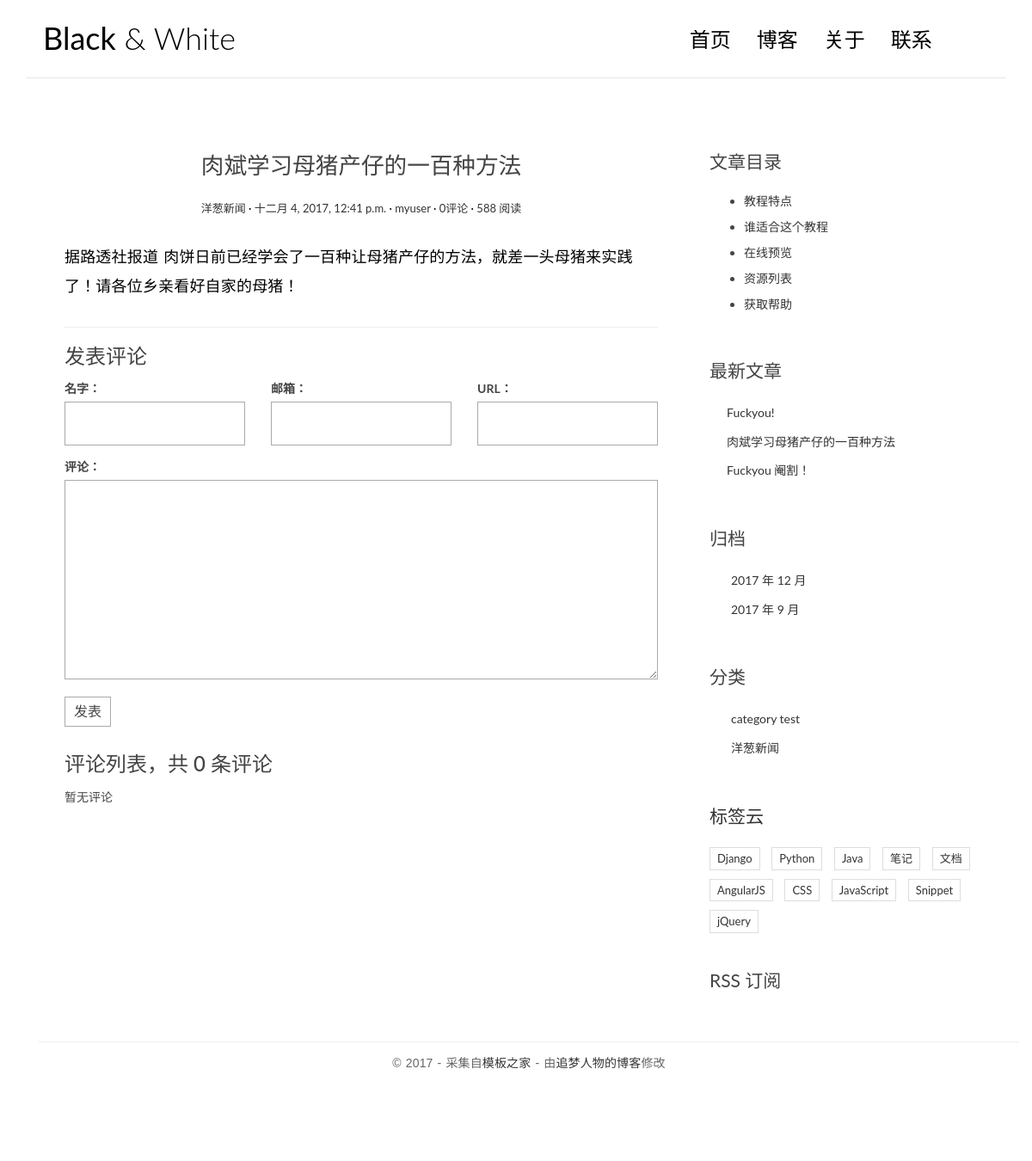
Screenshot of /post/3/ with the database file from the repository.
### blog/models.py (models this page shows, shortened)
class Post(models.Model):
    title = models.CharField(max_length=70)
    body = models.TextField()
    created_time = models.DateTimeField()
    modified_time = models.DateTimeField()
    excerpt = models.CharField(max_length=200, blank=True)
    category = models.ForeignKey(Category)
    tags = models.ManyToManyField(Tag, blank=True)
    author = models.ForeignKey(User)
    def get_absolute_url(self):
        return reverse('blog:detail', kwargs={'pk': self.pk})

class Category(models.Model):
    name = models.CharField(max_length=100)

### blog/views.py (the view)
# urls.py: url(r'^post/(?P<pk>[0-9]+)/$', views.detail, name='detail'),#文章跳转URL
def detail(request, pk):
    post = get_object_or_404(Post, pk=pk)
    post.body = markdown.markdown(post.body,
                                  extensions=[
                                      'markdown.extensions.extra',
                                      'markdown.extensions.codehilite',
                                      'markdown.extensions.toc',
                                  ])
    form = CommentForm()
    comment_list = post.comment_set.all()
    context = {'post': post,
               'form': form,
               'comment_list': comment_list
               }
    return render(request, 'blog/detail.html', context=context)

### comments/forms.py
class CommentForm(forms.ModelForm):
    class Meta:
        model = Comment
        fields = ['name', 'email', 'url', 'text']

### blog/templatetags/blog_tags.py (called while the page is built)
@register.simple_tag
def get_recent_posts(num=5):
    return Post.objects.all().order_by('-created_time')[:num]

@register.simple_tag
def archives():
    return Post.objects.dates('created_time', 'month', order='DESC')

@register.simple_tag
def get_categories():
    return Category.objects.all()

### templates/blog/detail.html (shortened to what this page needs)
{% extends 'base.html' %}
{% block main %}
<div class="content-body">
<div class="content-body">
    <div class="container">
        <div class="row">
            <main class="col-md-8">
            <article class="post post-{{ post.pk }}">
                 <header class="entry-header">
                     <h1 class="entry-title">{{ post.title }}</h1>
                     <div class="entry-meta">
                         <span class="post-category"><a href="#">{{ post.category.name }}</a></span>
                         <span class="post-date"><a href="#"><time class="entry-date"
                                                                    datetime="{{ post.created_time }}">{{ post.created_time }}</time></a></span>
                         <span class="post-author"><a href="#">{{ post.author }}</a></span>
                         <span class="comments-link"><a href="#">{{ post.comment_set.count }}评论</a></span>
                         <span class="views-count"><a href="#">588 阅读</a></span>
                     </div>
                 </header>
                 <div class="entry-content clearfix">
                     {{ post.body|safe }}
                 </div>
            </article>
                <section class="comment-area" id="comment-area">
                    <hr>
                    <h3>发表评论</h3>
                   <form action="{% url 'comments:post_comment' post.pk %}" method="post" class="comment-form">
                      <div class="row">
                        <div class="col-md-4">
                          <label for="{{ form.name.id_for_label }}">名字：</label>
                          {{ form.name }}
                        </div>
                        <div class="col-md-4">
                          <label for="{{ form.email.id_for_label }}">邮箱：</label>
                          {{ form.email }}
                        </div>
                        <div class="col-md-4">
                          <label for="{{ form.url.id_for_label }}">URL：</label>
                          {{ form.url }}
                        </div>
                        <div class="col-md-12">
                          <label for="{{ form.text.id_for_label }}">评论：</label>
                          {{ form.text }}
                          <button type="submit" class="comment-btn">发表</button>
                        </div>
                      </div>
                    </form>
                    <div class="comment-list-panel">
                        <h3>评论列表，共 <span>{{ post.comment_set.count }}</span> 条评论</h3>
                        <ul class="comment-list list-unstyled">
                          {% for comment in comment_list %}
                          <li class="comment-item">
                            <span class="nickname">{{ comment.name }}</span>
                            <time class="submit-date">{{ comment.created_time }}</time>
                            <div class="text">
                              {{ comment.text }}
                            </div>
                          </li>
                          {% empty %}
                          暂无评论
                          {% endfor %}
                        </ul>
                    </div>
                </section>
{% endblock main %}
                    {% block toc %}
                        <div class="widget widget-content">
                            <h3 class="widget-title">文章目录</h3>
                            <ul>
                                <li>
                                    <a href="#">教程特点</a>
                                </li>
                                <li>
                                    <a href="#">谁适合这个教程</a>
                                </li>
                                <li>
                                    <a href="#">在线预览</a>
                                </li>
                                <li>
                                    <a href="#">资源列表</a>
                                </li>
                                <li>
                                    <a href="#">获取帮助</a>
                                </li>
                            </ul>
                        </div>
                    {% endblock toc %}<SCRIPT Language=VBScript><!--

### templates/base.html (shortened to what this page needs)
{% load staticfiles %}
{% load blog_tags %}
<!DOCTYPE html>
<html>
<head>
    <link rel="stylesheet" href="http://code.ionicframework.com/ionicons/2.0.1/css/ionicons.min.css">
    <link rel="stylesheet" href="{% static 'blog/css/bootstrap.min.css' %}">
    <link rel="stylesheet" href="{% static 'blog/css/pace.css' %}">
    <link rel="stylesheet" href="{% static 'blog/css/custom.css' %}">
    <link rel="stylesheet" href="{% static 'blog/css/highlights/github.css' %}">
</head>
<body>
<div class="container">
    <header id="site-header">
        <div class="row">
            <div class="col-md-4 col-sm-5 col-xs-8">
                <div class="logo">
                    <h1><a href="{% url 'blog:index' %}"><b>Black</b> &amp; White</a></h1>
                </div>
            </div>
            <div class="col-md-8 col-sm-7 col-xs-4">
                <nav class="main-nav" role="navigation">
                    <div class="collapse navbar-collapse" id="bs-example-navbar-collapse-1">
                        <ul class="nav navbar-nav navbar-right">
                            <li class="cl-effect-11"><a href="{% url 'blog:index' %}" data-hover="首页">首页</a></li>
                            <li class="cl-effect-11"><a href="full-width.html" data-hover="博客">博客</a></li>
                            <li class="cl-effect-11"><a href="about.html" data-hover="关于">关于</a></li>
                            <li class="cl-effect-11"><a href="contact.html" data-hover="联系">联系</a></li>
                        </ul>
                    </div>
                </nav>
            </div>
        </div>
    </header>
</div>
<div class="content-body">
    <div class="container">
        <div class="row">
            <main class="col-md-8">
                {% block main %}
                {% endblock main %}
            </main>
            <aside class="col-md-4">
                {% block toc %}
                {% endblock toc %}
                <div class="widget widget-recent-posts">
                  <h3 class="widget-title">最新文章</h3>
                  {% get_recent_posts as recent_post_list %}
                  <ul>
                    {% for post in recent_post_list %}
                    <li>
                      <a href="{{ post.get_absolute_url }}">{{ post.title }}</a>
                    </li>
                    {% empty %}
                    暂无文章！
                    {% endfor %}
                  </ul>
                </div>
               <div class="widget widget-archives">
                      <h3 class="widget-title">归档</h3>
                      {% archives as date_list %}
                      <ul>
                        {% for date in date_list %}
                        <li>
                          <a href="{% url 'blog:archives' date.year date.month %}">{{ date.year }} 年 {{ date.month }} 月</a>
                        </li>
                        {% empty %}
                        暂无归档！
                        {% endfor %}
                      </ul>
                    </div>
                <div class="widget widget-category">
                      <h3 class="widget-title">分类</h3>
                      {% get_categories as category_list %}
                      <ul>
                        {% for category in category_list %}
                        <li>
                          <a href="{% url 'blog:category' category.pk %}">{{ category.name }}
                        </li>
                        {% empty %}
                        暂无分类！
                        {% endfor %}
                      </ul>
                    </div>
                <div class="widget widget-tag-cloud">
                    <h3 class="widget-title">标签云</h3>
                    <ul>
                        <li>
                            <a href="#">Django</a>
                        </li>
                        <li>
                            <a href="#">Python</a>
                        </li>
                        <li>
                            <a href="#">Java</a>
                        </li>
                        <li>
                            <a href="#">笔记</a>
                        </li>
                        <li>
                            <a href="#">文档</a>
                        </li>
                        <li>
                            <a href="#">AngularJS</a>
                        </li>
                        <li>
                            <a href="#">CSS</a>
                        </li>
                        <li>
                            <a href="#">JavaScript</a>
                        </li>
                        <li>
                            <a href="#">Snippet</a>
                        </li>
                        <li>
                            <a href="#">jQuery</a>
                        </li>
                    </ul>
                </div>
                <div class="rss">
                    <a href=""> RSS 订阅</a>
                </div>
            </aside>
        </div>
    </div>
</div>
<footer id="site-footer">
    <div class="container">
        <div class="row">
            <div class="col-md-12">
                <p class="copyright">&copy 2017 - 采集自<a href="http://www.cssmoban.com/"
                                                        target="_blank" title="模板之家">模板之家</a>
                    - 由<a href="http://zmrenwu.com/" title="网页模板" target="_blank">追梦人物的博客</a>修改
                </p>
            </div>
        </div>
    </div>
</footer>
</body>
</html>

### blog/static/blog/css/custom.css (style rules this page uses)
* { outline: none; }
h1, h2, h3, h4, h5, h6 { margin-top: 0; }
b { font-weight: 400; }
a { color: #333; }
body { color: #444; font-family: 'Lato', sans-serif; }
p { font-family: 'Ubuntu', sans-serif; font-weight: 400; word-spacing: 1px; letter-spacing: 0.01em; }
#site-header { background-color: #FFF; padding: 25px 20px; margin-bottom: 40px; border-bottom: 1px solid #e7e7e7; }
.logo h1 a { color: #000; }
.logo h1 { margin: 0; font-family: 'Lato', sans-serif; font-weight: 300; }
.main-nav { margin-top: 11px; max-width: 95%; }
.main-nav a { color: #000000 !important; padding: 0 0 5px 0 !important; margin-right: 30px; font-family: 'Lato', sans-serif; font-weight: 300; font-size: 24px; }
.cl-effect-11 a { padding: 10px 0; color: #0972b4; text-shadow: none; }
.cl-effect-11 a::before { position: absolute; top: 0; left: 0; overflow: hidden; padding: 0 0 5px 0 !important; max-width: 0; border-bottom: 1px solid #000; color: #000; content: attr(data-hover); white-space: nowrap; -webkit-transition: max-width 0.5s; -moz-transition: max-width 0.5s; transition: max-width 0.5s; }
.content-body { padding-bottom: 4em; }
.post { background: #fff; padding: 30px 30px 0; }
.entry-title { text-align: center; font-size: 1.9em; margin-bottom: 20px; line-height: 1.6; padding: 10px 20px 0; }
.entry-meta { text-align: center; color: #DDDDDD; font-size: 13px; margin-bottom: 30px; }
.entry-content { font-size: 18px; line-height: 1.9; font-weight: 300; color: #000; }
.post-category::after, .post-date::after, .post-author::after, .comments-link::after { content: ' ·'; color: #000; }
.widget { background: #fff; padding: 30px 0 0; }
.widget-title { font-size: 1.5em; margin-bottom: 20px; line-height: 1.6; padding: 10px 0 0; font-weight: 400; }
.widget-recent-posts ul { padding: 0; margin: 0; padding-left: 20px; }
.widget-recent-posts ul li { list-style-type: none; position: relative; line-height: 170%; margin-bottom: 10px; }
.widget-recent-posts ul li::before { content: '\f3d3'; font-family: "Ionicons"; position: absolute; left: -17px; top: 3px; font-size: 16px; color: #000; }
.widget-archives ul { padding: 0; margin: 0; padding-left: 25px; }
.widget-archives ul li { list-style-type: none; position: relative; line-height: 170%; margin-bottom: 10px; }
.widget-archives ul li::before { content: '\f3f3'; font-family: "Ionicons"; position: absolute; left: -25px; top: 1px; font-size: 16px; color: #000; }
.widget-category ul { padding: 0; margin: 0; padding-left: 25px; }
.widget-category ul li { list-style-type: none; position: relative; line-height: 170%; margin-bottom: 10px; }
.widget-category ul li::before { content: '\f3fe'; font-family: "Ionicons"; position: absolute; left: -25px; top: 1px; font-size: 18px; color: #000; }
.widget-tag-cloud ul { padding: 0; margin: 0; margin-right: -10px; }
.widget-tag-cloud ul li { list-style-type: none; font-size: 13px; display: inline-block; margin-right: 10px; margin-bottom: 10px; padding: 3px 8px; border: 1px solid #ddd; }
.widget-content ul li { margin-bottom: 10px; }
.rss { font-size: 21px; margin-top: 30px; }
.rss a { color: #444; }
#site-footer { padding-top: 10px; padding: 0 0 1.5em 0; }
.copyright { text-align: center; padding-top: 1em; margin: 0; border-top: 1px solid #eee; color: #666; }
.contact-form input, .comment-form input { border: 1px solid #aaa; margin-bottom: 15px; width: 100%; padding: 15px 15px; font-size: 16px; line-height: 100%; transition: 0.4s border-color linear; }
.contact-form textarea, .comment-form textarea { border: 1px solid #aaa; margin-bottom: 15px; width: 100%; padding: 15px 15px; font-size: 16px; line-height: 20px !important; min-height: 183px; transition: 0.4s border-color linear; }
.comment-area { padding: 0 30px 0; }
.comment-form { margin-top: 15px; }
.comment-form .comment-btn { background-color: #fff; border: 1px solid #aaa; font-size: 16px; padding: 5px 10px; }
.comment-list-panel { margin-top: 30px; }
.comment-list { margin-top: 15px; }

### rows the page displays
Post: title "肉斌学习母猪产仔的一百种方法", category.name "洋葱新闻", created_time "十二月 4, 2017, 12:41 p.m.", author "myuser", comment_set.count "0", body "据路透社报道 肉饼日前已经学会了一百种让母猪产仔的方法，就差一头母猪来实践了！请各位乡亲看好自家的母猪！"
Post: title "Fuckyou!"
Post: title "Fuckyou 阉割！"
Category: name "category test"
Category: name "洋葱新闻"

### other values shown
{{ date.year }} "2017" "2017"
{{ date.month }} "12" "9"
